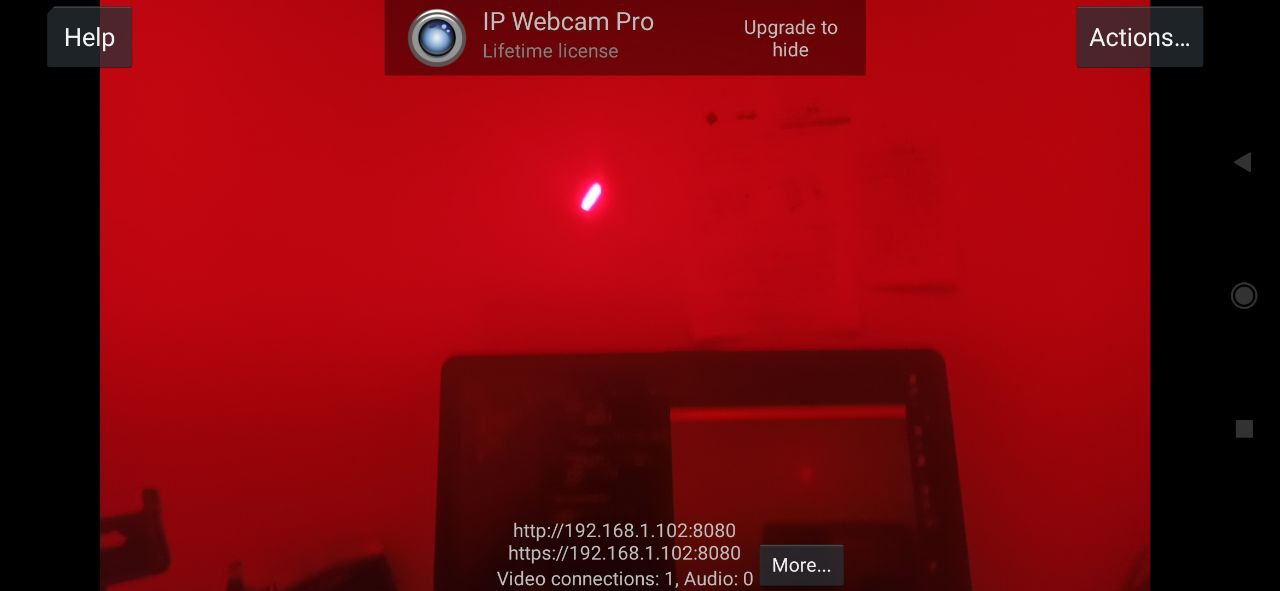
#> input picture a2.jpg, 1280 x 591 px, given in place of photo_2024-03-18_14-47-56.jpg, which was not available
$ python laser_tracker.py
#> lines starting #> are read from the running program, lines starting #| are printed output that depends on the picture; after the words box and inside, x2 and y2 are one past the last pixel; in counts of white or black regions, pixels touching at a corner belong together; pictures that were not available may be replaced by others from this repository, and a replacement may not be noted
# [40 lines of commented-out code are left out]


import cv2
from matplotlib import pyplot as plt
import numpy as np


file = r'C:\Users\Mahdi\Downloads\Telegram Desktop\photo_2024-03-18_14-47-56.jpg'

# Load the image
image = cv2.imread(file)
#> image is the input picture: shape (591, 1280, 3); mean B, G, R 12.4, 6.9, 122.5

hsv_image = cv2.cvtColor(image, cv2.COLOR_BGR2HSV)
#> hsv_image: shape (591, 1280, 3); mean H, S, V 118.5, 198.9, 122.6

lower_red = np.array([0, 100, 100])
upper_red = np.array([10, 255, 255])

mask = cv2.inRange(hsv_image, lower_red, upper_red)
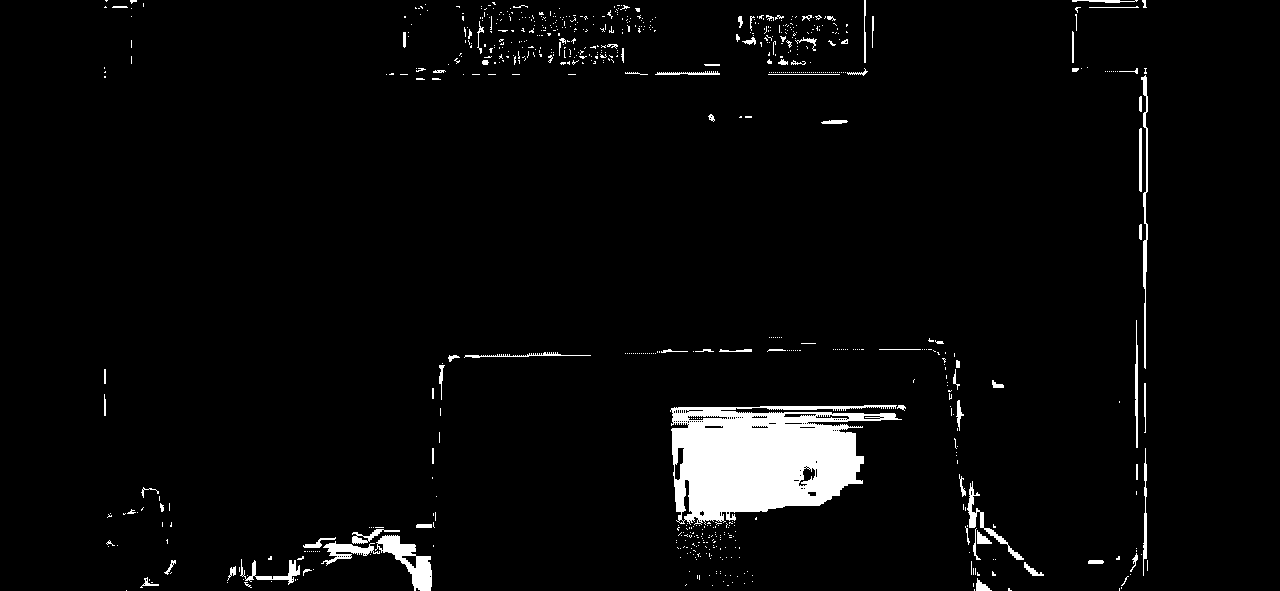
#> mask: shape (591, 1280); 3.7% white; 752 white regions (662 under 20 px), largest, box (x1, y1, x2, y2) and area: (670, 405, 902, 525) 17692, (375, 535, 432, 591) 1266, (1141, 75, 1148, 369) 725

kernel = cv2.getStructuringElement(cv2.MORPH_ELLIPSE, (5, 5))
mask = cv2.morphologyEx(mask, cv2.MORPH_OPEN, kernel)
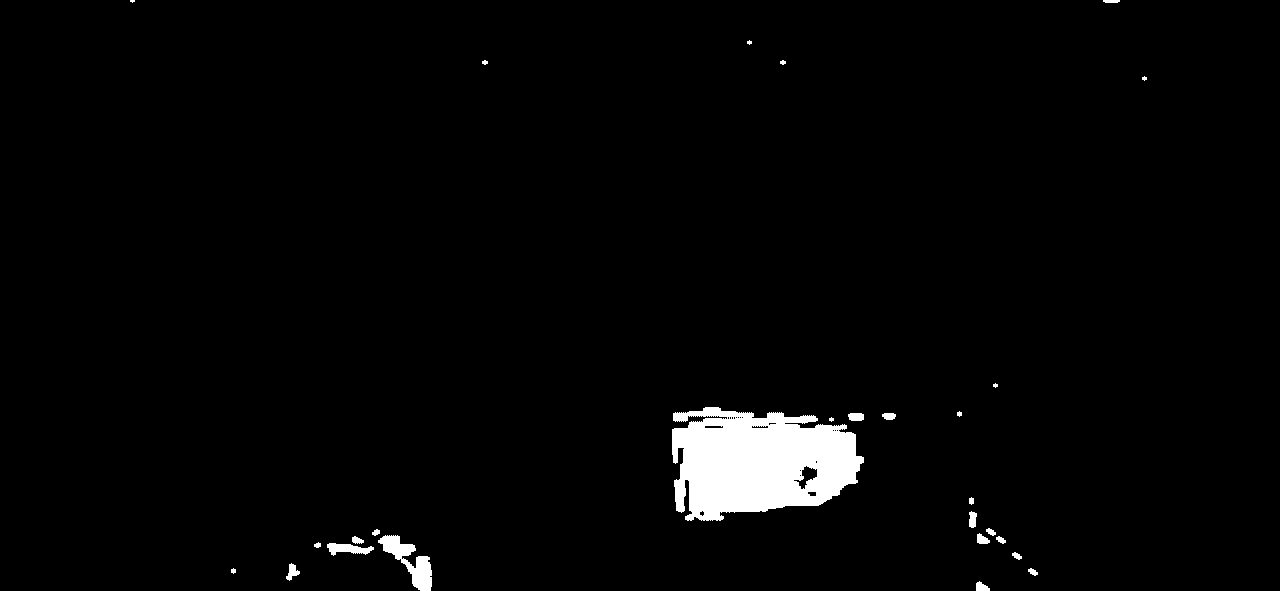
#> mask: shape (591, 1280); 2.5% white; 27 white regions (5 under 20 px)

contours, _ = cv2.findContours(mask, cv2.RETR_EXTERNAL, cv2.CHAIN_APPROX_SIMPLE)
#> contours = 27 contours, 9 with area under 20; largest, box (x1, y1, x2, y2) and area: (672, 407, 864, 521) 15867, (378, 535, 432, 591) 1078, (327, 543, 374, 556) 296, (286, 563, 300, 581) 102, (848, 413, 864, 421) 96

for contour in contours:
    x, y, w, h = cv2.boundingRect(contour)
    cv2.rectangle(image, (x, y), (x + w, y + h), (0, 255, 0), 3)
#> this loop made 27 passes
#> (x, y, w, h) on passes 1 to 12: (976, 581, 14, 10), (1028, 568, 10, 8), (231, 568, 5, 6), (286, 563, 14, 18), (1012, 552, 10, 8), (327, 543, 47, 13), (314, 542, 7, 6), (996, 536, 10, 8), (352, 536, 12, 8), (378, 535, 54, 56), (977, 533, 13, 11), (372, 529, 8, 7)
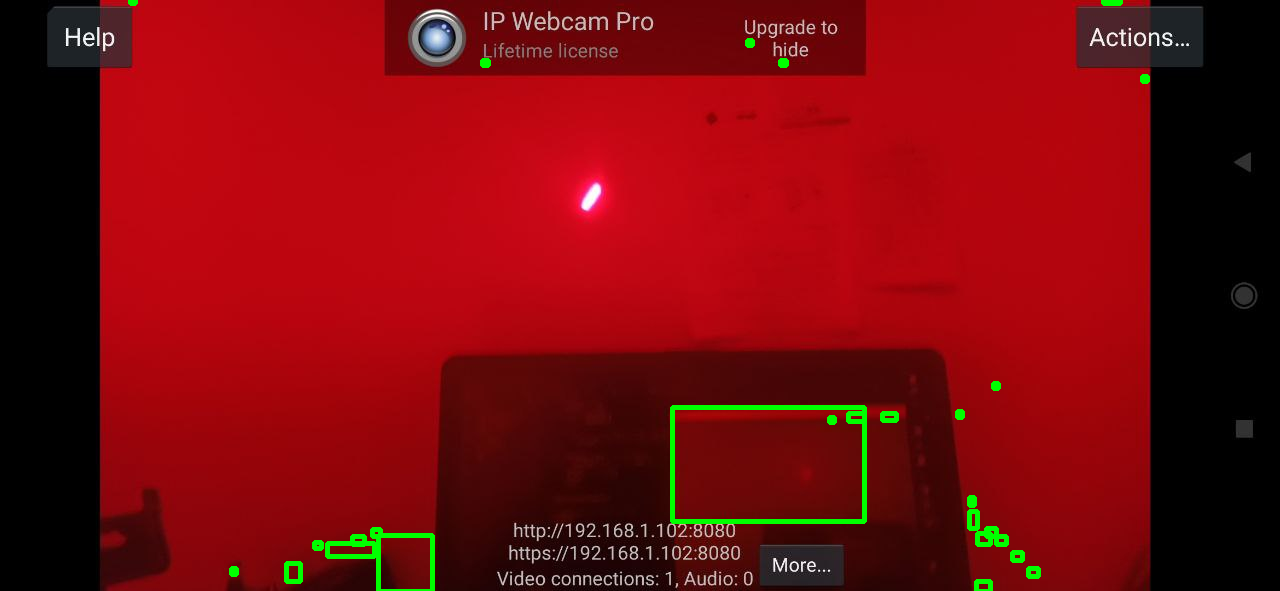
#> image: shape (591, 1280, 3); 1.04% of pixels changed, all inside (x1, y1, x2, y2) = (128, 0, 1150, 591)

plt.imshow(cv2.cvtColor(image, cv2.COLOR_BGR2RGB))
plt.show()

$ run again, on a3.jpg
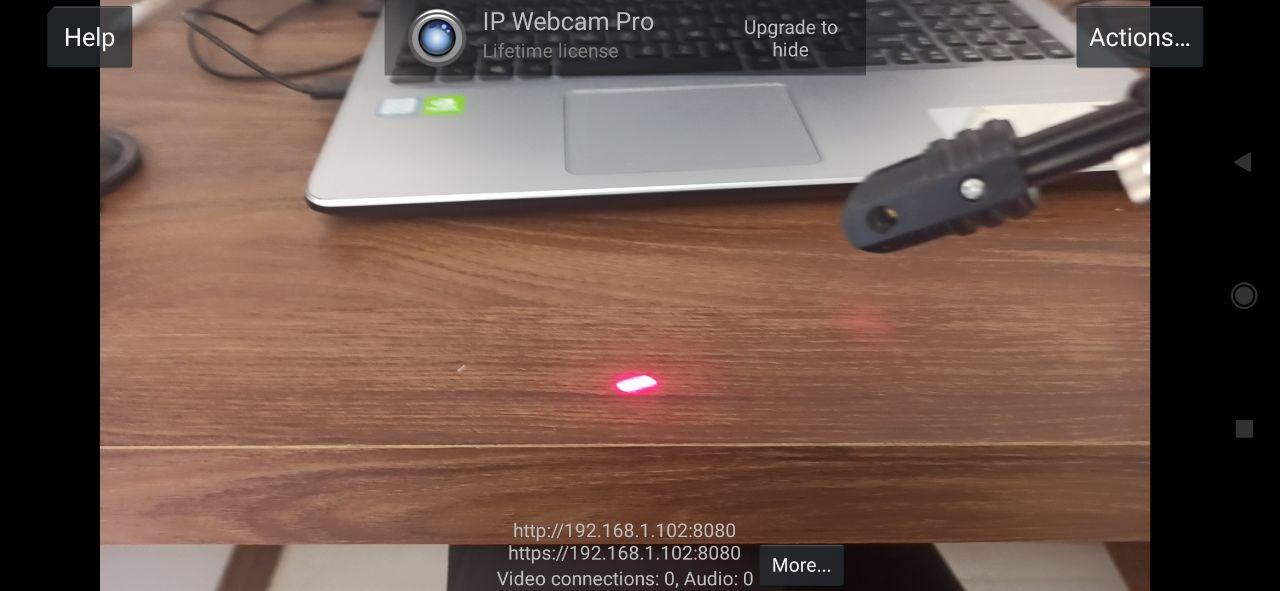
#> input picture a3.jpg, 1280 x 591 px, given in place of photo_2024-03-18_14-47-56.jpg, which was not available
#> image is the input picture: shape (591, 1280, 3); mean B, G, R 76, 85.5, 108.6
#> hsv_image: shape (591, 1280, 3); mean H, S, V 28.8, 69, 109.5
#> `mask = cv2.morphologyEx(mask, cv2.MORPH_OPEN, kernel)`:
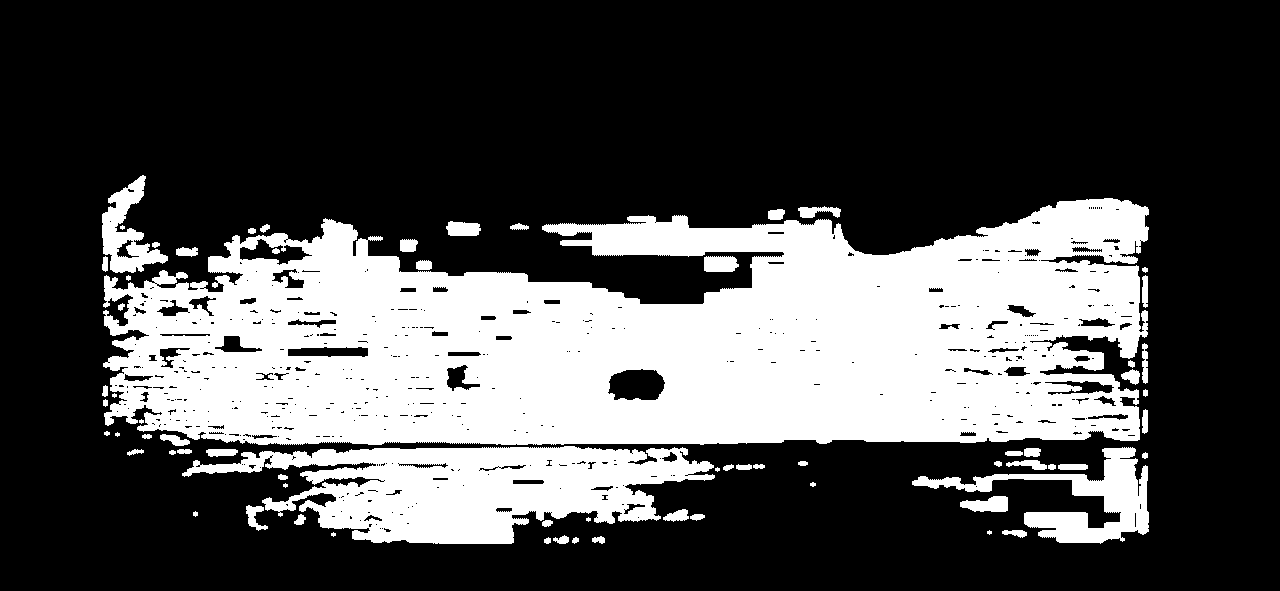
#> mask: shape (591, 1280); 30.5% white; 69 white regions (9 under 20 px)
#> contours = 68 contours, 15 with area under 20; largest, box (x1, y1, x2, y2) and area: (103, 198, 1149, 445) 192081, (182, 446, 715, 544) 29445, (912, 447, 1149, 544) 6480, (102, 175, 168, 273) 2710, (960, 496, 1008, 512) 505
#> the loop `for contour in contours:` made 68 passes
#> (x, y, w, h) on passes 1 to 8: (572, 537, 7, 7), (544, 537, 7, 7), (592, 536, 13, 8), (553, 535, 16, 9), (331, 532, 5, 5), (1002, 530, 25, 8), (987, 530, 5, 5), (542, 520, 11, 7)
#> after the loop `for contour in contours:`:
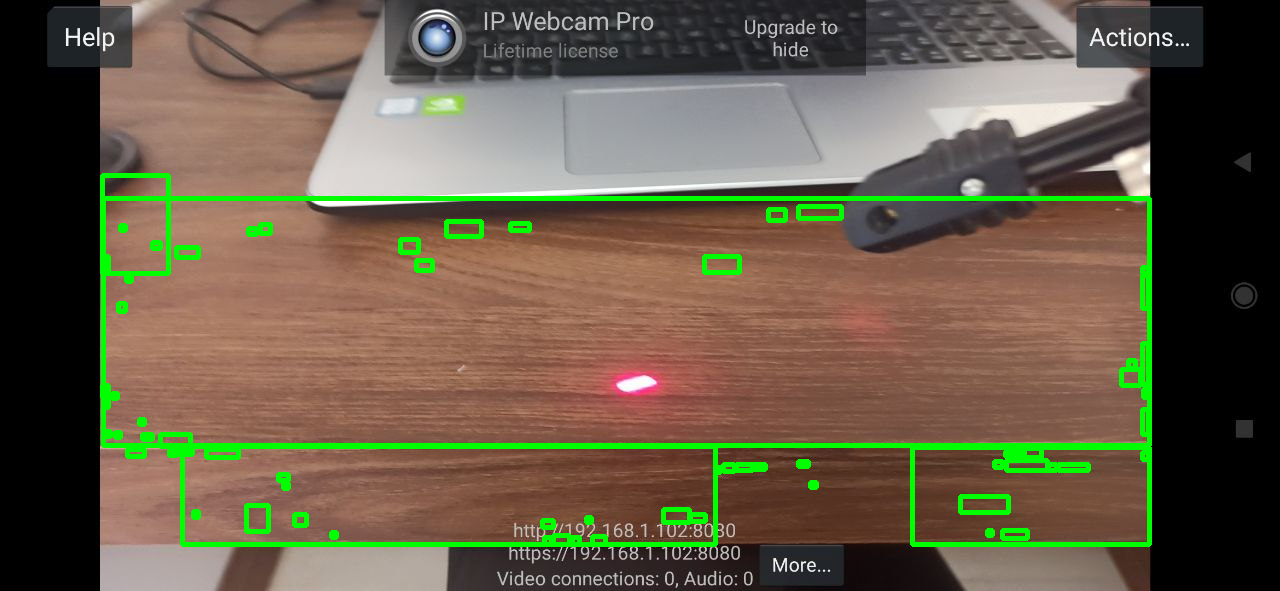
#> image: shape (591, 1280, 3); 4.35% of pixels changed, all inside (x1, y1, x2, y2) = (100, 173, 1152, 547)
